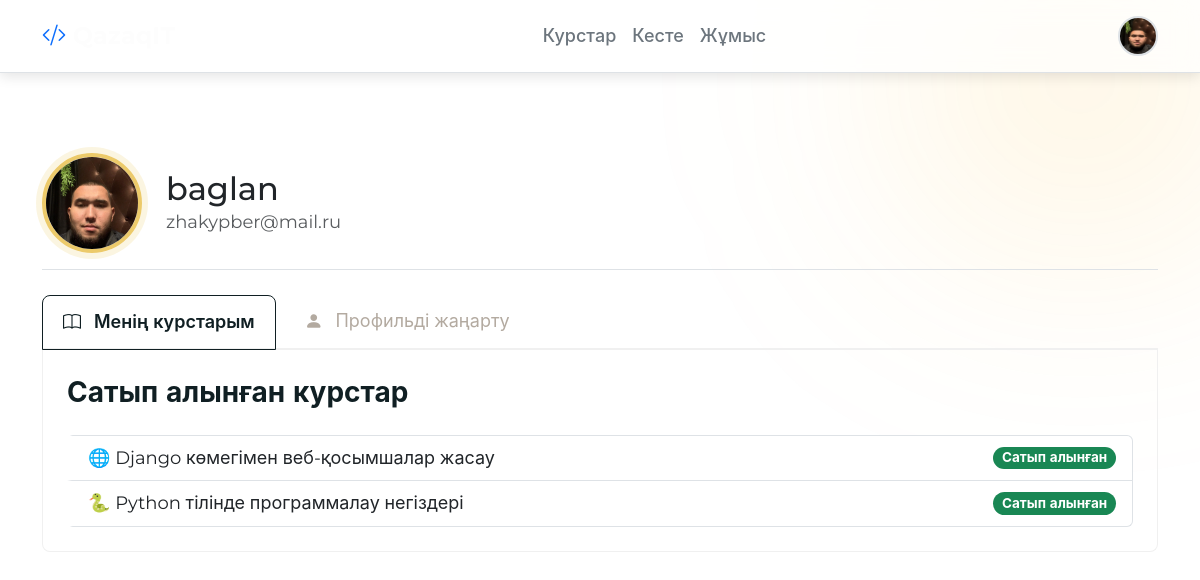
The app's page /profile/ (signed in) with its own data.
### core/models.py (models this page shows, shortened)
class Profile(models.Model):
    user = models.OneToOneField(User, on_delete=models.CASCADE, verbose_name="Қолданушы")
    bio = models.TextField(blank=True, null=True, verbose_name="Өзі туралы")
    avatar = models.ImageField(upload_to='avatars/', default='avatars/default.png', verbose_name="Аватар")
    class Meta:
        verbose_name = "Профиль"
        verbose_name_plural = "Профильдер"

class Course(models.Model):
    title = models.CharField(max_length=200, verbose_name="Курс атауы")
    description = models.TextField(verbose_name="Сипаттамасы")
    price = models.DecimalField(max_digits=10, decimal_places=2, verbose_name="Бағасы")
    image = models.ImageField(upload_to='course_images/', blank=True, null=True, verbose_name="Суреті")
    created_at = models.DateTimeField(auto_now_add=True, verbose_name="Құрылған уақыты")
    enrolled_users = models.ManyToManyField(User, related_name='purchased_courses', blank=True, verbose_name="Сатып алғандар")
    views = models.IntegerField(default=0, verbose_name="Қаралым саны")
    class Meta:
        verbose_name = "Курс"
        verbose_name_plural = "Курстар"
        ordering = ['-created_at']

### core/views.py (the view)
# urls.py: path('profile/', views.profile, name='profile'),
@login_required
def profile(request):
    Profile.objects.get_or_create(user=request.user)
    if request.method == 'POST':
        u_form = UserUpdateForm(request.POST, instance=request.user)
        p_form = ProfileUpdateForm(request.POST,
                                   request.FILES,
                                   instance=request.user.profile)
        if u_form.is_valid() and p_form.is_valid():
            u_form.save()
            p_form.save()
            messages.success(request, f'Сіздің профиліңіз сәтті жаңартылды!')
            return redirect('profile')
    else:
        u_form = UserUpdateForm(instance=request.user)
        p_form = ProfileUpdateForm(instance=request.user.profile)
    purchased_courses = request.user.purchased_courses.all()
    context = {
        'u_form': u_form,
        'p_form': p_form,
        'purchased_courses': purchased_courses # 👈 КОНТЕКСТКЕ ҚОСАМЫЗ
    }
    return render(request, 'profile.html', context)

### core/templates/profile.html (shortened to what this page needs)
{% extends "base.html" %}
{% block content %}
<div class="d-flex align-items-center mb-4 pb-3 border-bottom">
    <img class="rounded-circle profile-header-avatar me-4" src="{{ user.profile.avatar.url }}" alt="{{ user.username }}'s Avatar">
    <div>
        <h1 class="h2 mb-0">{{ user.username }}</h1>
        <p class="text-muted mb-0">{{ user.email }}</p>
    </div>
</div>
<ul class="nav nav-tabs" id="profileTab" role="tablist">
    <li class="nav-item" role="presentation">
        <button class="nav-link active" id="courses-tab" data-bs-toggle="tab" data-bs-target="#courses-pane" type="button" role="tab" aria-controls="courses-pane" aria-selected="true">
            <i class="bi bi-book me-2"></i> Менің курстарым
        </button>
    </li>
    <li class="nav-item" role="presentation">
        <button class="nav-link" id="edit-tab" data-bs-toggle="tab" data-bs-target="#edit-pane" type="button" role="tab" aria-controls="edit-pane" aria-selected="false">
            <i class="bi bi-person-fill me-2"></i> Профильді жаңарту
        </button>
    </li>
</ul>
<div class="tab-content" id="profileTabContent">
    <div class="tab-pane fade show active" id="courses-pane" role="tabpanel" aria-labelledby="courses-tab">
        <h3 class="mb-4">Сатып алынған курстар</h3>
        {% if purchased_courses %}
            <div class="list-group">
                {% for course in purchased_courses %}
                <a href="{% url 'course_detail' course.pk %}" class="list-group-item list-group-item-action d-flex justify-content-between align-items-center">
                    {{ course.title }}
                    <span class="badge bg-success rounded-pill">Сатып алынған</span>
                </a>
                {% endfor %}
            </div>
        {% endif %}
    </div>
</div>
{% endblock %}

### core/templates/base.html (shortened to what this page needs)
{% load static %}
<!DOCTYPE html>
<html lang="kk">
<head>
    <link href="https://cdn.jsdelivr.net/npm/bootstrap@5.3.2/dist/css/bootstrap.min.css" rel="stylesheet">
    <link rel="stylesheet" href="https://cdn.jsdelivr.net/npm/bootstrap-icons@1.11.3/font/bootstrap-icons.min.css">
    <link rel="stylesheet" href="{% static 'css/style.css' %}">
</head>
<body class="d-flex flex-column min-vh-100">
    <nav class="navbar navbar-expand-lg main-navbar sticky-top">
        <div class="container">
            <a class="navbar-brand" href="{% url 'index' %}">
                <i class="bi bi-code-slash text-primary"></i> QazaqIT
            </a>
            <div class="collapse navbar-collapse" id="navbarNav">
                <ul class="navbar-nav mx-auto">
                    <li class="nav-item">
                        <a class="nav-link {% if request.resolver_match.url_name == 'course_list' %}active{% endif %}" href="{% url 'course_list' %}">Курстар</a>
                    </li>
                    <li class="nav-item">
                        <a class="nav-link {% if request.resolver_match.url_name == 'schedule' %}active{% endif %}" href="{% url 'schedule' %}">Кесте</a>
                    </li>
                    <li class="nav-item">
                        <a class="nav-link {% if request.resolver_match.url_name == 'job_list' %}active{% endif %}" href="{% url 'job_list' %}">Жұмыс</a>
                    </li>
                </ul>
                <div class="d-flex align-items-center">
                    {% if user.is_authenticated %}
                        <img src="{{ user.profile.avatar.url }}" alt="Avatar" width="40" height="40" class="rounded-circle user-avatar-btn" data-bs-toggle="offcanvas" data-bs-target="#userOffcanvas" aria-controls="userOffcanvas">
                    {% else %}
                        <a href="{% url 'login' %}" class="btn btn-outline-secondary me-2">Кіру</a>
                        <a href="{% url 'register' %}" class="btn btn-primary">Тіркелу</a>
                    {% endif %}
                </div>
            </div>
        </div>
    </nav>
    <main class="container py-4 py-md-5 flex-grow-1">
        <div class="content-wrapper">
            {% block content %}{% endblock %}
        </div>
    </main>
</body>
</html>

### core/static/css/style.css (style rules this page uses)
:root { --dark-space: #101f23; --gold-accent: #ecca6a; --coral-accent: #ef4f6e; --muted-gray: #b3aaa0; --light-bg: #fdfdfd; --card-border: #f0f0f0; --font-primary: 'Poppins', sans-serif; --text-main: var(--dark-space); --border-radius-sm: 8px; --border-radius-md: 12px; --border-radius-pill: 50px; --transition-fast: 0.2s ease-in-out; --transition-smooth: 0.3s ease-in-out; }
*, *::before, *::after { box-sizing: border-box; }
body { font-family: var(--font-primary); background-color: var(--light-bg); color: var(--text-main); line-height: 1.6; -webkit-font-smoothing: antialiased; -moz-osx-font-smoothing: grayscale; }
h1, h2, h3, h4, h5, h6 { font-weight: 700; color: var(--dark-space); line-height: 1.3; }
a { color: var(--gold-accent); text-decoration: none; transition: color var(--transition-fast); }
.navbar { background-color: var(--dark-space); box-shadow: 0 4px 12px rgba(0, 0, 0, 0.1); }
.navbar-brand { font-size: 1.5rem; font-weight: 700; color: var(--light-bg); }
.navbar .nav-link, .navbar .dropdown-item { color: var(--muted-gray); transition: color var(--transition-fast); }
.content-wrapper { padding: 2rem 0; }

### core/templates/base.html (style rules this page uses)
:root, [data-bs-theme="light"] { --color-primary: #FFB81C; --color-primary-hover: #FFA700; --color-text: #212529; --color-text-muted: #6c757d; --color-surface-1: #ffffff; --color-surface-2: #f8f9fa; --color-border: #dee2e6; --color-black-pure: #000; --color-white-pure: #fff; --font-family-base: 'Montserrat', -apple-system, BlinkMacSystemFont, "Segoe UI", Roboto, Helvetica, Arial, sans-serif; --font-size-base: clamp(1rem, 0.95rem + 0.25vw, 1.125rem); --font-size-h1: clamp(2.5rem, 1.5rem + 3vw, 4rem); --font-size-h2: clamp(2rem, 1.5rem + 2vw, 3rem); --border-radius-sm: 0.5rem; --border-radius-md: 0.75rem; --shadow-sm: 0 4px 15px rgba(0, 0, 0, 0.06); --shadow-md: 0 8px 30px rgba(0, 0, 0, 0.1); --transition-speed-fast: 0.2s; --transition-speed-normal: 0.3s; --transition-easing: cubic-bezier(0.25, 0.8, 0.25, 1); }
*, *::before, *::after { box-sizing: border-box; }
:root { color-scheme: light dark; }
body { background-color: var(--color-surface-1); color: var(--color-text); font-family: var(--font-family-base); font-size: var(--font-size-base); overflow-x: hidden; position: relative; }
body::before { content: ''; position: fixed; top: -20vh; right: -20vw; width: 60vw; height: 60vh; background: radial-gradient(circle, rgba(255, 184, 28, 0.15), transparent 70%); filter: blur(100px); z-index: -1; animation: aurora-glow 25s linear infinite; will-change: transform; }
h1, h2, h3 { font-weight: 700; }
h1 { font-size: var(--font-size-h1); }
.content-wrapper { animation: fadeIn 0.8s var(--transition-easing) forwards; }
.main-navbar { background-color: rgba(var(--color-surface-1-rgb, 255, 255, 255), 0.7); backdrop-filter: blur(12px); border-bottom: 1px solid var(--color-border); padding: 0.75rem 0; transition: background-color var(--transition-speed-normal) var(--transition-easing); }
.main-navbar .navbar-brand .bi { color: var(--color-primary); }
.main-navbar .nav-link { color: var(--color-text-muted); font-weight: 500; position: relative; will-change: color; }
.main-navbar .nav-link::after { content: ''; position: absolute; bottom: -4px; left: 0; width: 100%; height: 2px; background-color: var(--color-primary); transform: scaleX(0); transform-origin: bottom right; transition: transform var(--transition-speed-normal) var(--transition-easing); }
.user-avatar-btn { cursor: pointer; border: 2px solid var(--color-border); transition-property: transform, border-color, box-shadow; transition-duration: var(--transition-speed-normal); transition-timing-function: var(--transition-easing); }

### records on screen
Course: title "🌐 Django көмегімен веб-қосымшалар жасау"
Course: title "🐍 Python тілінде программалау негіздері"

### other values on screen
{{ user.username }} "baglan"
{{ user.email }} "zhakypber@mail.ru"
